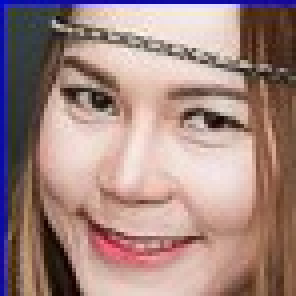
#> input picture public/users/1/uploads/7/found/0.jpg, 74 x 74 px, given as the content of the folder ../../public/users/1/uploads/7/found/0.jpg/trainingImage, which was not available (shown 4 times larger)
$ python -i FaceRecog.py   (imports and definitions only)
#> lines starting #> are read from the running program, lines starting #| are printed output that depends on the picture; after the words box and inside, x2 and y2 are one past the last pixel; in counts of white or black regions, pixels touching at a corner belong together; pictures that were not available may be replaced by others from this repository, and a replacement may not be noted
import numpy as np
import cv2
import os
import glob

# [21 lines of commented-out code are left out]

def saveFace(path):
    for filename in glob.glob(path + '/trainingImage/*.jpg'): # training
        image = cv2.imread(filename)
#> image is the input picture: shape (74, 74, 3); mean B, G, R 129.3, 134.1, 162.6
        gray = cv2.cvtColor(image, cv2.COLOR_BGR2GRAY)
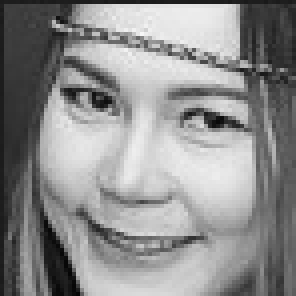
#> gray: shape (74, 74) (shown 4 times larger); min 6, max 247, mean 142.1
        face_cascade = cv2.CascadeClassifier('./haarcascade_frontalface_default.xml')
        faces = face_cascade.detectMultiScale(gray, 1.3, 5)
#> faces = [[4, 4, 65, 65]]
        i = 0
        for (x,y,w,h) in faces:
            cv2.rectangle(image,(x,y),(x+w,y+h),(255,0,0),2)
            roi_gray = gray[y:y+h, x:x+w]
            print (type(roi_gray))
            cv2.imwrite("%s/trainingImage/onlyFace/%d.jpg" % (path,i) ,roi_gray)
            i+=1
           #roi_color = image[y:y+h, x:x+w]
            cv2.imshow('img',cv2.resize(roi_gray, (100, 100)))
            cv2.waitKey(0)
            cv2.destroyAllWindows()
#> this loop made 1 pass
#> (x, y, w, h, i) on pass 1: (4, 4, 65, 65, 1)
#| <class 'numpy.ndarray'>
#> pass 1, in saveFace, `roi_gray = gray[y:y+h, x:x+w]`:
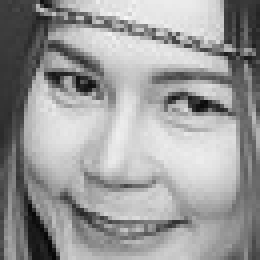
#> roi_gray: shape (65, 65) (shown 4 times larger); min 6, max 247, mean 154.6
#> pass 1, in saveFace, `cv2.imshow('img',cv2.resize(roi_gray, (100, 100)))`:
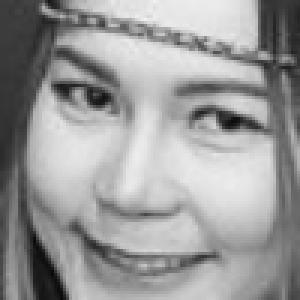
#> window 'img': shape (100, 100) (shown 3 times larger); min 9, max 240, mean 154.5
#> after the loop:
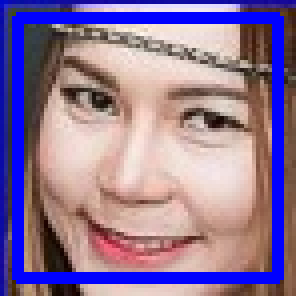
#> image: shape (74, 74, 3) (shown 4 times larger); 14.17% of pixels changed, all inside (x1, y1, x2, y2) = (3, 3, 71, 71)
#> after the loop, i = 1


# [24 lines of commented-out code are left out]

def trainingImage(path):
    faceArray = []
    labels = []
    for filename in glob.glob(path+'/trainingImage/onlyFace/*.jpg'): # training
        print (filename)
        face_recognizer = cv2.face.LBPHFaceRecognizer_create(1,8,8,8,100)
        image = cv2.imread(filename)
        gray = cv2.cvtColor(image, cv2.COLOR_BGR2GRAY)
        faceArray.append(cv2.resize(gray, (100, 100)))
        labels.append(2)
    face_recognizer.train(faceArray, np.array(labels))
    face_recognizer.write("%s/trainingImage/test.yml" % path)

def predictFace(path):
    face_recognizer = cv2.face.LBPHFaceRecognizer_create(1,8,8,8,100)
    face_recognizer.read(path + "/trainingImage/test.yml")
    face_cascade = cv2.CascadeClassifier('./haarcascade_frontalface_default.xml')
    for filename in glob.glob(path + '/predictImage/*.jpg'): # training
        image = cv2.imread(filename)
        gray = cv2.cvtColor(image, cv2.COLOR_BGR2GRAY)
        faces = face_cascade.detectMultiScale(gray, 1.3, 5)
        for (x,y,w,h) in faces:
            cv2.rectangle(image,(x,y),(x+w,y+h),(255,0,0),2)
            roi_gray = gray[y:y+h, x:x+w]
            result = face_recognizer.predict(cv2.resize(roi_gray, (100, 100)))
            if(result[0] == 2):
                cv2.imshow('img',cv2.resize(roi_gray, (100, 100)))
                cv2.waitKey(0)
                cv2.destroyAllWindows()

def feedback():
    print ("hello")

# [5 lines not run here, left out]

>>> result = saveFace('../../public/users/1/uploads/7/found/0.jpg')

$ run again, on public/users/1/uploads/7/found/1.jpg
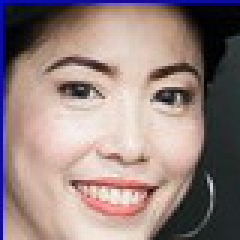
#> input picture public/users/1/uploads/7/found/1.jpg, 80 x 80 px, given as the content of the folder ../../public/users/1/uploads/7/found/1.jpg/trainingImage, which was not available (shown 3 times larger)
#> in saveFace, image is the input picture: shape (80, 80, 3); mean B, G, R 127, 130.1, 149.5
#> faces = [[8, 6, 69, 69]]
#> the loop in saveFace, `for (x,y,w,h) in faces:` made 1 pass
#> (x, y, w, h, i) on pass 1: (8, 6, 69, 69, 1)
#> (printed output is left out)
#> pass 1, in saveFace, `roi_gray = gray[y:y+h, x:x+w]`:
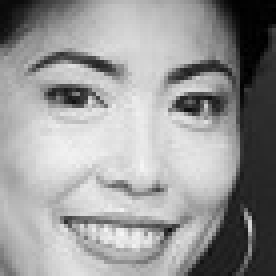
#> roi_gray: shape (69, 69) (shown 4 times larger); min 0, max 246, mean 152
#> after the loop in saveFace, `for (x,y,w,h) in faces:`:
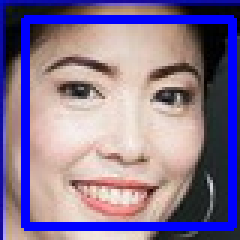
#> image: shape (80, 80, 3) (shown 3 times larger); 12.88% of pixels changed, all inside (x1, y1, x2, y2) = (7, 5, 79, 77)
#> after the loop in saveFace, `for (x,y,w,h) in faces:`: i = 1
